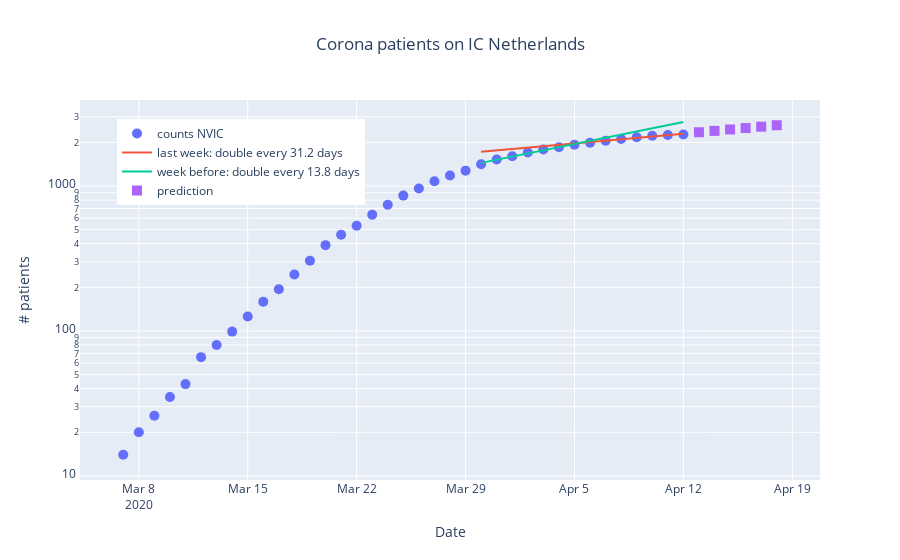
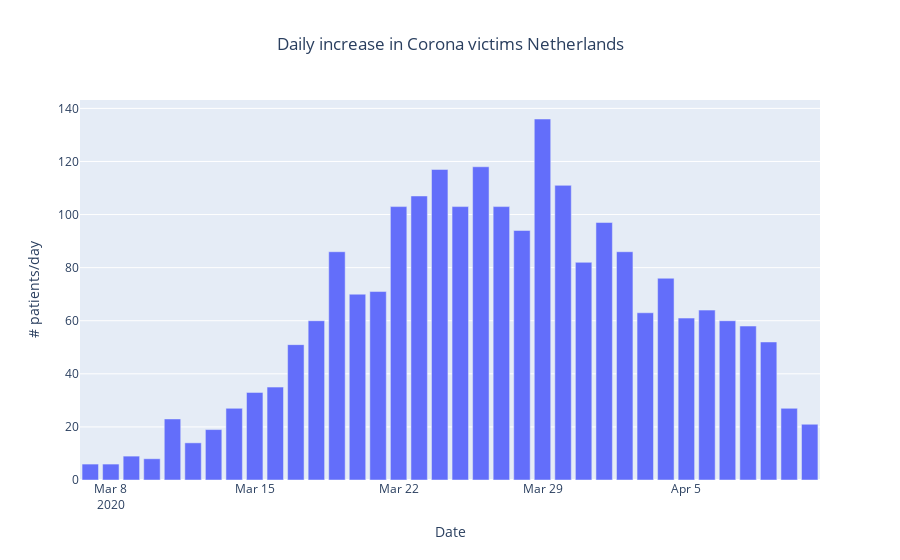

Source (notebook cell) for these figures, in order:
### Code cell
# fit ic opnames
cases="cases"

upload_plots=False
#upload_plots=True

startdatum=pd.Timestamp(2020, 3, 3, 0).to_pydatetime()
ictot=[5,6,8,11,16,20,28,34,55,69,86,114,147,182,235,290,\
       375,449,519,621,728,843,942,1056,1153,1237,1315]


l=len(ictot)
dates=expand_pd_date(startdatum,n=l)
print(dates)

domain="https://stichting-nice.nl/"
cum_died_survive="/covid-19/public/died-and-survivors-cumulative/"
glob="/covid-19/public/global"
new_intake="/covid-19/public/new-intake/"
intake_count="/covid-19/public/intake-count/" 
intake_cum="/covid-19/public/intake-cumulative/"
ic_count="/covid-19/public/ic-count/"
age_distrib="/covid-19/public/age-distribution/"
age_died='/covid-19/public/age-distribution-died/'

def get_url(url):
    uri=domain+url
    #url="https://corona.lmao.ninja/v2/historical"
    headers = {'User-Agent': 'Mozilla/5.0 (Macintosh; Intel Mac OS X 10_11_5) AppleWebKit/537.36 (KHTML, like Gecko) Chrome/50.0.2661.102 Safari/537.36'}
    result = requests.get(uri, headers=headers)
    return result.content

q=get_url(intake_cum)

dd=pd.read_json(q,convert_dates=True)
a=json.loads(q)
intake=dd[['date','intakeCumulative']]

y=intake['intakeCumulative'][7:]
dates=intake['date'][7:]
#print(y)
#print(dates)
from lmfit import Model
def ef(x,L,tau):
    return L*np.power(2,x/tau)

y=np.array(y).astype(float)
print(y)
l=len(y)
x=np.arange(0, l,1, float)
gmodel = Model(ef)
params = gmodel.make_params(L=2000,tau=2)
print('parameter names: {}'.format(gmodel.param_names))
print('independent variables: {}'.format(gmodel.independent_vars))


#==============================
y1=np.array(y[-7:]).astype(float)
l1=len(y1)

y2=np.array(y[-14:-7]).astype(float)
l2=len(y2)
x1=np.arange(0, l1+l2,1, float)

result1 = gmodel.fit(y1, params,x=x1[-7:])
result2 = gmodel.fit(y2, params,x=x1[-14:-7])

print(result1.params)
print(result2.params)

#dates=qq['date']
# Create traces
#     l=len(x)
xdate1=dates[-7:]
xdate1=dates[-14:]
xdate2=dates[-14:-7]
yf1= gmodel.eval(result1.params, x=x1)
yf2= gmodel.eval(result2.params, x=x1)
#x=qq['date']
dt=xdate1.iloc[-1].to_pydatetime()
xdate_extra=expand_date(dt)
l=len(xdate_extra)
x_extra=np.arange(x1[-1]+1, x1[-1]+l,1, float)
y_extra=gmodel.eval(result1.params, x=x_extra).astype(int)

fig = go.Figure()
fig.add_trace(go.Scatter(x=dates, y=y,
                         mode='markers',
                         name='counts NVIC',
                         marker_size=10,
                         marker_symbol='circle'))
fig.add_trace(go.Scatter(x=xdate1, y=yf1,
                         mode='lines',
                         name='last week: double every %.1f days'%result1.params['tau'].value))
fig.add_trace(go.Scatter(x=xdate1, y=yf2,
                         mode='lines',
                         name='week before: double every %.1f days'%result2.params['tau'].value))

fig.add_trace(go.Scatter(x=xdate_extra, y=y_extra,
                         mode='markers',
                         name='prediction',
                        marker_size=10,
                         marker_symbol='square'))
title="Corona patients on IC Netherlands"
yaxis_title="# patients"

fig.update_layout(yaxis_type="log",
                  title=title,
                  title_xanchor="center",
                  title_x=0.5,
                  xaxis_title="Date",
                  yaxis_title=yaxis_title,
                  legend_x=0.05,
                  legend_y=0.95,
                  font_size=12)

filename="corona_ic"
if upload_plots:
    py.plot(fig, filename = filename, auto_open=True)
fig.show()

l=len(y)
toename=y[1:]-y[:l-1]
ll=len(toename)
xx=np.arange(0, ll,1, float)
fig = go.Figure()
fig.add_trace(go.Bar(x=dates,y=toename))
title="Daily increase in Corona victims Netherlands" if cases == "cases" else "Daily increase in IC patients Netherlands"
yaxis_title="# patients/day"

fig.update_layout(title=title,
                  title_xanchor="center",
                  title_x=0.5,
                  xaxis_title="Date",
                  yaxis_title=yaxis_title,
                  legend_x=0.05,
                  legend_y=0.95,
                  font_size=12)
filename="corona_ic_increase"
if upload_plots:
    py.plot(fig, filename = filename, auto_open=True)
fig.show()

### Figure 1 — Plotly figure (JSON) as saved in the notebook; plotly's stock layout.template omitted (floating-point values rounded to 4 significant figures)
{"data": [{"marker": {"size": 10, "symbol": "circle"}, "mode": "markers", "name": "counts NVIC", "type": "scatter", "x": ["2020-03-07T00:00:00", "2020-03-08T00:00:00", "2020-03-09T00:00:00", "2020-03-10T00:00:00", "2020-03-11T00:00:00", "2020-03-12T00:00:00", "2020-03-13T00:00:00", "2020-03-14T00:00:00", "2020-03-15T00:00:00", "2020-03-16T00:00:00", "2020-03-17T00:00:00", "2020-03-18T00:00:00", "2020-03-19T00:00:00", "2020-03-20T00:00:00", "2020-03-21T00:00:00", "2020-03-22T00:00:00", "2020-03-23T00:00:00", "2020-03-24T00:00:00", "2020-03-25T00:00:00", "2020-03-26T00:00:00", "2020-03-27T00:00:00", "2020-03-28T00:00:00", "2020-03-29T00:00:00", "2020-03-30T00:00:00", "2020-03-31T00:00:00", "2020-04-01T00:00:00", "2020-04-02T00:00:00", "2020-04-03T00:00:00", "2020-04-04T00:00:00", "2020-04-05T00:00:00", "2020-04-06T00:00:00", "2020-04-07T00:00:00", "2020-04-08T00:00:00", "2020-04-09T00:00:00", "2020-04-10T00:00:00", "2020-04-11T00:00:00", "2020-04-12T00:00:00"], "y": [14, 20, 26, 35, 43, 66, 80, 99, 126, 159, 194, 245, 305, 391, 461, 532, 635, 742, 859, 962, 1080, 1183, 1277, 1413, 1524, 1606, 1703, 1789, 1852, 1928, 1989, 2053, 2113, 2171, 2223, 2250, 2271]}, {"mode": "lines", "name": "last week: double every 31.2 days", "type": "scatter", "x": ["2020-03-30T00:00:00", "2020-03-31T00:00:00", "2020-04-01T00:00:00", "2020-04-02T00:00:00", "2020-04-03T00:00:00", "2020-04-04T00:00:00", "2020-04-05T00:00:00", "2020-04-06T00:00:00", "2020-04-07T00:00:00", "2020-04-08T00:00:00", "2020-04-09T00:00:00", "2020-04-10T00:00:00", "2020-04-11T00:00:00", "2020-04-12T00:00:00"], "y": [1722.0, 1761.0, 1800.0, 1841.0, 1882.0, 1924.0, 1968.0, 2012.0, 2057.0, 2103.0, 2151.0, 2199.0, 2249.0, 2299.0]}, {"mode": "lines", "name": "week before: double every 13.8 days", "type": "scatter", "x": ["2020-03-30T00:00:00", "2020-03-31T00:00:00", "2020-04-01T00:00:00", "2020-04-02T00:00:00", "2020-04-03T00:00:00", "2020-04-04T00:00:00", "2020-04-05T00:00:00", "2020-04-06T00:00:00", "2020-04-07T00:00:00", "2020-04-08T00:00:00", "2020-04-09T00:00:00", "2020-04-10T00:00:00", "2020-04-11T00:00:00", "2020-04-12T00:00:00"], "y": [1445.0, 1520.0, 1598.0, 1680.0, 1766.0, 1856.0, 1952.0, 2052.0, 2157.0, 2268.0, 2384.0, 2507.0, 2635.0, 2770.0]}, {"marker": {"size": 10, "symbol": "square"}, "mode": "markers", "name": "prediction", "type": "scatter", "x": ["2020-04-13T00:00:00", "2020-04-14T00:00:00", "2020-04-15T00:00:00", "2020-04-16T00:00:00", "2020-04-17T00:00:00", "2020-04-18T00:00:00", "2020-04-19T00:00:00"], "y": [2350, 2403, 2457, 2513, 2569, 2627]}], "layout": {"font": {"size": 12}, "legend": {"x": 0.05, "y": 0.95}, "title": {"text": "Corona patients on IC Netherlands", "x": 0.5, "xanchor": "center"}, "xaxis": {"title": {"text": "Date"}}, "yaxis": {"title": {"text": "# patients"}, "type": "log"}}}

### Figure 2 — Plotly figure (JSON) as saved in the notebook; plotly's stock layout.template omitted (floating-point values rounded to 4 significant figures)
{"data": [{"type": "bar", "x": ["2020-03-07T00:00:00", "2020-03-08T00:00:00", "2020-03-09T00:00:00", "2020-03-10T00:00:00", "2020-03-11T00:00:00", "2020-03-12T00:00:00", "2020-03-13T00:00:00", "2020-03-14T00:00:00", "2020-03-15T00:00:00", "2020-03-16T00:00:00", "2020-03-17T00:00:00", "2020-03-18T00:00:00", "2020-03-19T00:00:00", "2020-03-20T00:00:00", "2020-03-21T00:00:00", "2020-03-22T00:00:00", "2020-03-23T00:00:00", "2020-03-24T00:00:00", "2020-03-25T00:00:00", "2020-03-26T00:00:00", "2020-03-27T00:00:00", "2020-03-28T00:00:00", "2020-03-29T00:00:00", "2020-03-30T00:00:00", "2020-03-31T00:00:00", "2020-04-01T00:00:00", "2020-04-02T00:00:00", "2020-04-03T00:00:00", "2020-04-04T00:00:00", "2020-04-05T00:00:00", "2020-04-06T00:00:00", "2020-04-07T00:00:00", "2020-04-08T00:00:00", "2020-04-09T00:00:00", "2020-04-10T00:00:00", "2020-04-11T00:00:00", "2020-04-12T00:00:00"], "y": [6, 6, 9, 8, 23, 14, 19, 27, 33, 35, 51, 60, 86, 70, 71, 103, 107, 117, 103, 118, 103, 94, 136, 111, 82, 97, 86, 63, 76, 61, 64, 60, 58, 52, 27, 21]}], "layout": {"font": {"size": 12}, "legend": {"x": 0.05, "y": 0.95}, "title": {"text": "Daily increase in Corona victims Netherlands", "x": 0.5, "xanchor": "center"}, "xaxis": {"title": {"text": "Date"}}, "yaxis": {"title": {"text": "# patients/day"}}}}
